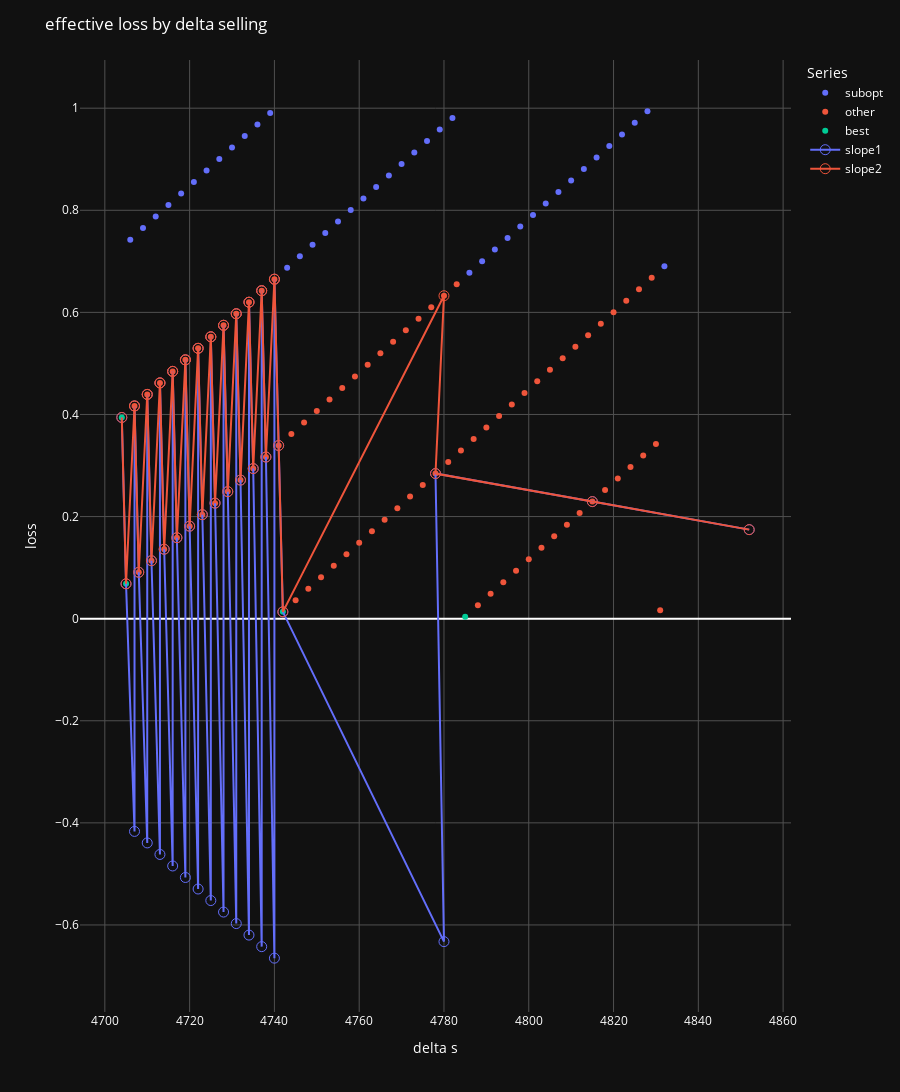

The cell this chart's notebook holds for it:
### Code cell
# Create an interactive scatter plot
fig = px.scatter(combined_df, x='delta_s', y='loss', color='Series', #size='point_size',
                 hover_data=['delta_b', 'delta_s', 'loss'])

# Add lines for specified series
# for series in slopes_df:
#     fig.add_trace(px.line(series, x='delta_s', y='loss', color='Series').data[0])

# Concatenate all DataFrames in slopes_df
all_slopes_df = pd.concat(slopes_df)
# Create a line plot for all slopes
line_fig = px.line(all_slopes_df, x='delta_s', y='loss', color='Series', hover_data=['delta_b', 'delta_s', 'loss'], markers=True)

# Add each line trace individually
for trace in line_fig.data:
    trace.update(marker=dict(symbol='circle-open', size=10)) 
    fig.add_trace(trace)

# Update marker properties to have darker outlines
# fig.update_traces(marker=dict(line=dict(width=1, color='rgba(40,40,40,1)')))  # Adjust the color as needed

# Update marker properties to remove outlines or match the fill color
fig.update_traces(marker=dict(line=dict(width=0)))  # Removes the outline

# Alternatively, to set the outline to the same color as the fill:
# fig.update_traces(marker=dict(line=dict(width=1, color='SAME_COLOR')))


# Update the layout for dark mode
fig.update_layout(
    title='Scatter Plot in Dark Mode',
    plot_bgcolor='rgb(17,17,17)',  # Dark plot background
    paper_bgcolor='rgb(17,17,17)',  # Dark paper background
    font_color='white',  # White text for better contrast
    xaxis=dict(
        gridcolor='rgb(80,80,80)',  # Darker gridlines
    ),
    yaxis=dict(
        gridcolor='rgb(80,80,80)',  # Darker gridlines
    )
)

# Add plot titles and labels
fig.update_layout(title='effective loss by delta selling',
                  xaxis_title='delta s',
                  yaxis_title='loss',
                  # showlegend=False,
                  height=1600)
                  

# fig.update_yaxes(range=[combined_df['loss'].min(), combined_df['loss'].max()])  # Adjust the range as needed

# # Sort the DataFrame by 'ratio' in descending order
# sorted_df = combined_df.sort_values(by='loss', ascending=False)

# # Adding a line that connects the dots in decreasing order of their y-value
# fig.add_trace(px.line(sorted_df, x='delta_b', y='loss').data[0])

# # Find the five lowest unique y-values (ratios)
# lowest_ratios = combined_df['loss'].unique()
# lowest_ratios.sort()

# # Group by 'ratio' and draw lines for each of the five lowest ratios
# for loss in lowest_ratios[:20]:
#     group = combined_df[combined_df['loss'] == loss]
#     # Sort each group by 'delta_b' to make line connections logical
#     sorted_group = group.sort_values(by='delta_b')
#     fig.add_trace(px.line(sorted_group, x='delta_b', y='loss').data[0])

# # Adjusting the plot size and layout
# fig.update_layout(title='Scatter Plot with Lines for Lowest Y-values',
#                   xaxis_title='Delta_b',
#                   yaxis_title='loss',
#                   height=800)

# Show the plot
fig.show()

### Figure 1 — Plotly figure (JSON) as saved in the notebook; plotly's stock layout.template omitted (floating-point values rounded to 4 significant figures)
{"data": [{"customdata": [[3172], [3174], [3176], [3178], [3180], [3182], [3184], [3186], [3188], [3190], [3192], [3194], [3197], [3199], [3201], [3203], [3205], [3207], [3209], [3211], [3213], [3215], [3217], [3219], [3221], [3223], [3226], [3228], [3230], [3232], [3234], [3236], [3238], [3240], [3242], [3244], [3246], [3248], [3250], [3252], [3254], [3257]], "hovertemplate": "Series=subopt<br>delta_s=%{x}<br>loss=%{y}<br>delta_b=%{customdata[0]}<extra></extra>", "legendgroup": "subopt", "marker": {"color": "#636efa", "line": {"width": 0}, "symbol": "circle"}, "mode": "markers", "name": "subopt", "orientation": "v", "showlegend": true, "type": "scatter", "x": [4706, 4709, 4712, 4715, 4718, 4721, 4724, 4727, 4730, 4733, 4736, 4739, 4743, 4746, 4749, 4752, 4755, 4758, 4761, 4764, 4767, 4770, 4773, 4776, 4779, 4782, 4786, 4789, 4792, 4795, 4798, 4801, 4804, 4807, 4810, 4813, 4816, 4819, 4822, 4825, 4828, 4832], "xaxis": "x", "y": [0.7425, 0.7651, 0.7877, 0.8102, 0.8328, 0.8554, 0.878, 0.9005, 0.9231, 0.9457, 0.9683, 0.9908, 0.6876, 0.7102, 0.7327, 0.7553, 0.7779, 0.8005, 0.823, 0.8456, 0.8682, 0.8907, 0.9133, 0.9359, 0.9585, 0.981, 0.6778, 0.7004, 0.7229, 0.7455, 0.7681, 0.7907, 0.8132, 0.8358, 0.8584, 0.881, 0.9035, 0.9261, 0.9487, 0.9712, 0.9938, 0.6906], "yaxis": "y"}, {"customdata": [[3173], [3174], [3175], [3176], [3177], [3178], [3179], [3180], [3181], [3182], [3183], [3184], [3185], [3186], [3187], [3188], [3189], [3190], [3191], [3192], [3193], [3194], [3195], [3196], [3198], [3199], [3200], [3201], [3202], [3203], [3204], [3205], [3206], [3207], [3208], [3209], [3210], [3211], [3212], [3213], [3214], [3215], [3216], [3217], [3218], [3219], [3220], [3221], [3222], [3223], [3224], [3225], [3227], [3228], [3229], [3230], [3231], [3232], [3233], [3234], [3235], [3236], [3237], [3238], [3239], [3240], [3241], [3242], [3243], [3244], [3245], [3246], [3247], [3248], [3249], [3250], [3251], [3252], [3253], [3254], [3255], [3256], [3257]], "hovertemplate": "Series=other<br>delta_s=%{x}<br>loss=%{y}<br>delta_b=%{customdata[0]}<extra></extra>", "legendgroup": "other", "marker": {"color": "#EF553B", "line": {"width": 0}, "symbol": "circle"}, "mode": "markers", "name": "other", "orientation": "v", "showlegend": true, "type": "scatter", "x": [4707, 4708, 4710, 4711, 4713, 4714, 4716, 4717, 4719, 4720, 4722, 4723, 4725, 4726, 4728, 4729, 4731, 4732, 4734, 4735, 4737, 4738, 4740, 4741, 4744, 4745, 4747, 4748, 4750, 4751, 4753, 4754, 4756, 4757, 4759, 4760, 4762, 4763, 4765, 4766, 4768, 4769, 4771, 4772, 4774, 4775, 4777, 4778, 4780, 4781, 4783, 4784, 4787, 4788, 4790, 4791, 4793, 4794, 4796, 4797, 4799, 4800, 4802, 4803, 4805, 4806, 4808, 4809, 4811, 4812, 4814, 4815, 4817, 4818, 4820, 4821, 4823, 4824, 4826, 4827, 4829, 4830, 4831], "xaxis": "x", "y": [0.4167, 0.09091, 0.4393, 0.1135, 0.4619, 0.1361, 0.4844, 0.1586, 0.507, 0.1812, 0.5296, 0.2038, 0.5522, 0.2263, 0.5747, 0.2489, 0.5973, 0.2715, 0.6199, 0.2941, 0.6424, 0.3166, 0.665, 0.3392, 0.3618, 0.03598, 0.3844, 0.05855, 0.4069, 0.08112, 0.4295, 0.1037, 0.4521, 0.1263, 0.4746, 0.1488, 0.4972, 0.1714, 0.5198, 0.194, 0.5424, 0.2166, 0.5649, 0.2391, 0.5875, 0.2617, 0.6101, 0.2843, 0.6327, 0.3068, 0.6552, 0.3294, 0.352, 0.02619, 0.3746, 0.04876, 0.3971, 0.07133, 0.4197, 0.0939, 0.4423, 0.1165, 0.4649, 0.139, 0.4874, 0.1616, 0.51, 0.1842, 0.5326, 0.2068, 0.5551, 0.2293, 0.5777, 0.2519, 0.6003, 0.2745, 0.6229, 0.2971, 0.6454, 0.3196, 0.668, 0.3422, 0.0164], "yaxis": "y"}, {"customdata": [[3171], [3172], [3197], [3226]], "hovertemplate": "Series=best<br>delta_s=%{x}<br>loss=%{y}<br>delta_b=%{customdata[0]}<extra></extra>", "legendgroup": "best", "marker": {"color": "#00cc96", "line": {"width": 0}, "symbol": "circle"}, "mode": "markers", "name": "best", "orientation": "v", "showlegend": true, "type": "scatter", "x": [4704, 4705, 4742, 4785], "xaxis": "x", "y": [0.3941, 0.06834, 0.0134, 0.003612], "yaxis": "y"}, {"customdata": [[3171], [3172], [3173], [3173], [3174], [3175], [3175], [3176], [3177], [3177], [3178], [3179], [3179], [3180], [3181], [3181], [3182], [3183], [3183], [3184], [3185], [3185], [3186], [3187], [3187], [3188], [3189], [3189], [3190], [3191], [3191], [3192], [3193], [3193], [3194], [3195], [3195], [3196], [3197], [3222], [3221], [3246], [3271]], "hovertemplate": "Series=slope1<br>delta_s=%{x}<br>loss=%{y}<br>delta_b=%{customdata[0]}<extra></extra>", "legendgroup": "slope1", "line": {"color": "#636efa", "dash": "solid"}, "marker": {"line": {"width": 0}, "size": 10, "symbol": "circle-open"}, "mode": "lines+markers", "name": "slope1", "orientation": "v", "showlegend": true, "type": "scatter", "x": [4704, 4705, 4707, 4707, 4708, 4710, 4710, 4711, 4713, 4713, 4714, 4716, 4716, 4717, 4719, 4719, 4720, 4722, 4722, 4723, 4725, 4725, 4726, 4728, 4728, 4729, 4731, 4731, 4732, 4734, 4734, 4735, 4737, 4737, 4738, 4740, 4740, 4741, 4742, 4780, 4778, 4815, 4852], "xaxis": "x", "y": [0.3941, 0.06834, -0.4167, 0.4167, 0.09091, -0.4393, 0.4393, 0.1135, -0.4619, 0.4619, 0.1361, -0.4844, 0.4844, 0.1586, -0.507, 0.507, 0.1812, -0.5296, 0.5296, 0.2038, -0.5522, 0.5522, 0.2263, -0.5747, 0.5747, 0.2489, -0.5973, 0.5973, 0.2715, -0.6199, 0.6199, 0.2941, -0.6424, 0.6424, 0.3166, -0.665, 0.665, 0.3392, 0.0134, -0.6327, 0.2843, 0.2293, 0.1744], "yaxis": "y"}, {"customdata": [[3171], [3172], [3173], [3173], [3174], [3175], [3175], [3176], [3177], [3177], [3178], [3179], [3179], [3180], [3181], [3181], [3182], [3183], [3183], [3184], [3185], [3185], [3186], [3187], [3187], [3188], [3189], [3189], [3190], [3191], [3191], [3192], [3193], [3193], [3194], [3195], [3195], [3196], [3197], [3222], [3221], [3246], [3271]], "hovertemplate": "Series=slope2<br>delta_s=%{x}<br>loss=%{y}<br>delta_b=%{customdata[0]}<extra></extra>", "legendgroup": "slope2", "line": {"color": "#EF553B", "dash": "solid"}, "marker": {"line": {"width": 0}, "size": 10, "symbol": "circle-open"}, "mode": "lines+markers", "name": "slope2", "orientation": "v", "showlegend": true, "type": "scatter", "x": [4704, 4705, 4707, 4707, 4708, 4710, 4710, 4711, 4713, 4713, 4714, 4716, 4716, 4717, 4719, 4719, 4720, 4722, 4722, 4723, 4725, 4725, 4726, 4728, 4728, 4729, 4731, 4731, 4732, 4734, 4734, 4735, 4737, 4737, 4738, 4740, 4740, 4741, 4742, 4780, 4778, 4815, 4852], "xaxis": "x", "y": [0.3941, 0.06834, 0.4167, 0.4167, 0.09091, 0.4393, 0.4393, 0.1135, 0.4619, 0.4619, 0.1361, 0.4844, 0.4844, 0.1586, 0.507, 0.507, 0.1812, 0.5296, 0.5296, 0.2038, 0.5522, 0.5522, 0.2263, 0.5747, 0.5747, 0.2489, 0.5973, 0.5973, 0.2715, 0.6199, 0.6199, 0.2941, 0.6424, 0.6424, 0.3166, 0.665, 0.665, 0.3392, 0.0134, 0.6327, 0.2843, 0.2293, 0.1744], "yaxis": "y"}], "layout": {"font": {"color": "white"}, "height": 1600, "legend": {"title": {"text": "Series"}, "tracegroupgap": 0}, "margin": {"t": 60}, "paper_bgcolor": "rgb(17,17,17)", "plot_bgcolor": "rgb(17,17,17)", "title": {"text": "effective loss by delta selling"}, "xaxis": {"anchor": "y", "domain": [0, 1], "gridcolor": "rgb(80,80,80)", "title": {"text": "delta s"}}, "yaxis": {"anchor": "x", "domain": [0, 1], "gridcolor": "rgb(80,80,80)", "title": {"text": "loss"}}}}
